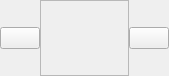
<?xml version="1.0" encoding="UTF-8"?>
<ui version="4.0">
 <class>TabbedDateWidget</class>
 <widget class="QWidget" name="TabbedDateWidget">
  <property name="geometry">
   <rect>
    <x>0</x>
    <y>0</y>
    <width>169</width>
    <height>76</height>
   </rect>
  </property>
  <property name="sizePolicy">
   <sizepolicy hsizetype="Expanding" vsizetype="Minimum">
    <horstretch>0</horstretch>
    <verstretch>0</verstretch>
   </sizepolicy>
  </property>
  <property name="windowTitle">
   <string>TabWidget</string>
  </property>
  <layout class="QHBoxLayout" name="horizontalLayout" stretch="0,0,0">
   <property name="spacing">
    <number>0</number>
   </property>
   <property name="margin">
    <number>0</number>
   </property>
   <item>
    <widget class="QPushButton" name="push_button_prev">
     <property name="sizePolicy">
      <sizepolicy hsizetype="Minimum" vsizetype="Fixed">
       <horstretch>0</horstretch>
       <verstretch>0</verstretch>
      </sizepolicy>
     </property>
     <property name="text">
      <string/>
     </property>
     <property name="icon">
      <iconset resource="../bitcoin.qrc">
       <normaloff>:/icons/arrow_left</normaloff>:/icons/arrow_left</iconset>
     </property>
    </widget>
   </item>
   <item>
    <widget class="QScrollArea" name="horizontal_scroll_area">
     <property name="verticalScrollBarPolicy">
      <enum>Qt::ScrollBarAlwaysOff</enum>
     </property>
     <property name="horizontalScrollBarPolicy">
      <enum>Qt::ScrollBarAlwaysOff</enum>
     </property>
     <property name="widgetResizable">
      <bool>true</bool>
     </property>
     <widget class="QWidget" name="scrollAreaWidgetContents_2">
      <property name="geometry">
       <rect>
        <x>0</x>
        <y>0</y>
        <width>71</width>
        <height>70</height>
       </rect>
      </property>
      <layout class="QHBoxLayout" name="horizontal_scroll_layout">
       <property name="spacing">
        <number>0</number>
       </property>
       <property name="margin">
        <number>0</number>
       </property>
      </layout>
     </widget>
    </widget>
   </item>
   <item>
    <widget class="QPushButton" name="push_button_next">
     <property name="text">
      <string/>
     </property>
     <property name="icon">
      <iconset resource="../bitcoin.qrc">
       <normaloff>:/icons/arrow_right</normaloff>:/icons/arrow_right</iconset>
     </property>
    </widget>
   </item>
  </layout>
 </widget>
 <resources>
  <include location="../bitcoin.qrc"/>
 </resources>
 <connections/>
</ui>
